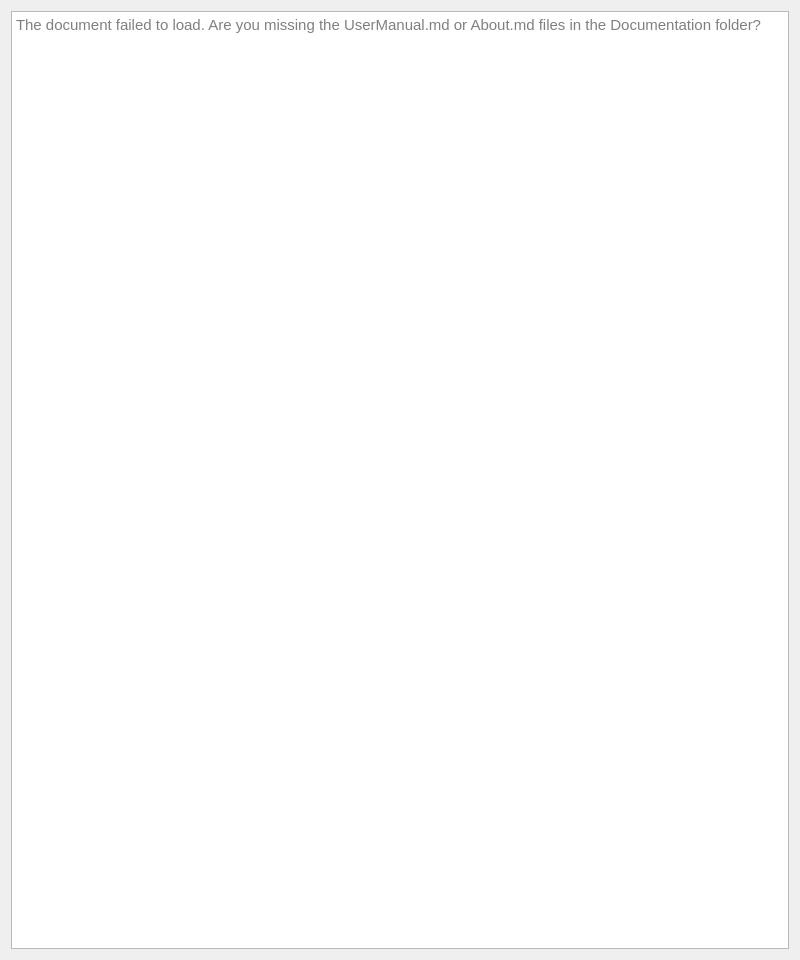
<?xml version="1.0" encoding="UTF-8"?>
<ui version="4.0">
 <class>MarkdownViewerWindow</class>
 <widget class="QDialog" name="MarkdownViewerWindow">
  <property name="geometry">
   <rect>
    <x>0</x>
    <y>0</y>
    <width>800</width>
    <height>960</height>
   </rect>
  </property>
  <property name="minimumSize">
   <size>
    <width>800</width>
    <height>640</height>
   </size>
  </property>
  <property name="windowTitle">
   <string>FAST Computer Vision - Document Viewer</string>
  </property>
  <layout class="QVBoxLayout" name="verticalLayout">
   <item>
    <widget class="QTextBrowser" name="textBrowser">
     <property name="font">
      <font>
       <pointsize>11</pointsize>
      </font>
     </property>
     <property name="placeholderText">
      <string>The document failed to load. Are you missing the UserManual.md or About.md files in the Documentation folder?</string>
     </property>
     <property name="openExternalLinks">
      <bool>true</bool>
     </property>
     <property name="openLinks">
      <bool>true</bool>
     </property>
    </widget>
   </item>
  </layout>
 </widget>
 <resources/>
 <connections/>
</ui>
